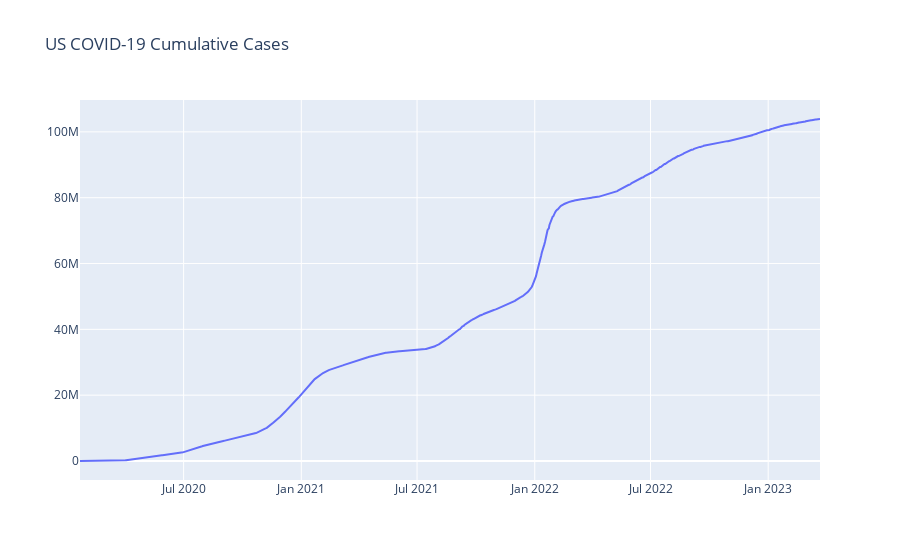

The notebook cell this image was saved under:
### Markdown cell above
### 6. Run the provided code (below) to plot the cumulative US cases.  You can run the code as-is (tweak variable names as needed).

### Next, tweak the provided code to make a new, but similar, chart using the plotly library to chart the day-over-day cases you created in question 3.

import plotly  
import plotly.graph_objects as go  

fig = go.Figure()
fig.add_trace(go.Scatter(  
    x=df['date'],  
    y=df['cases'],  
    name='US Cumulative Cases'  
))  
fig.update_layout(hovermode='x', title='US COVID-19 Cumulative Cases')  
fig.show()

### Code cell
import plotly  
import plotly.graph_objects as go  

fig = go.Figure()
fig.add_trace(go.Scatter(  
    x=df['date'],  
    y=df['cases'],  
    name='US Cumulative Cases'  
))  
fig.update_layout(hovermode='x', title='US COVID-19 Cumulative Cases')  
fig.show()

### Figure 1 — Plotly figure (JSON) as saved in the notebook; plotly's stock layout.template omitted (floating-point values rounded to 4 significant figures; data arrays with more than 128 entries replaced by an {"elided": "..."} marker saying what was removed)
{"data": [{"name": "US Cumulative Cases", "type": "scatter", "x": {"elided": "1158 str values"}, "y": {"elided": "1158 int values"}}], "layout": {"hovermode": "x", "title": {"text": "US COVID-19 Cumulative Cases"}}}
